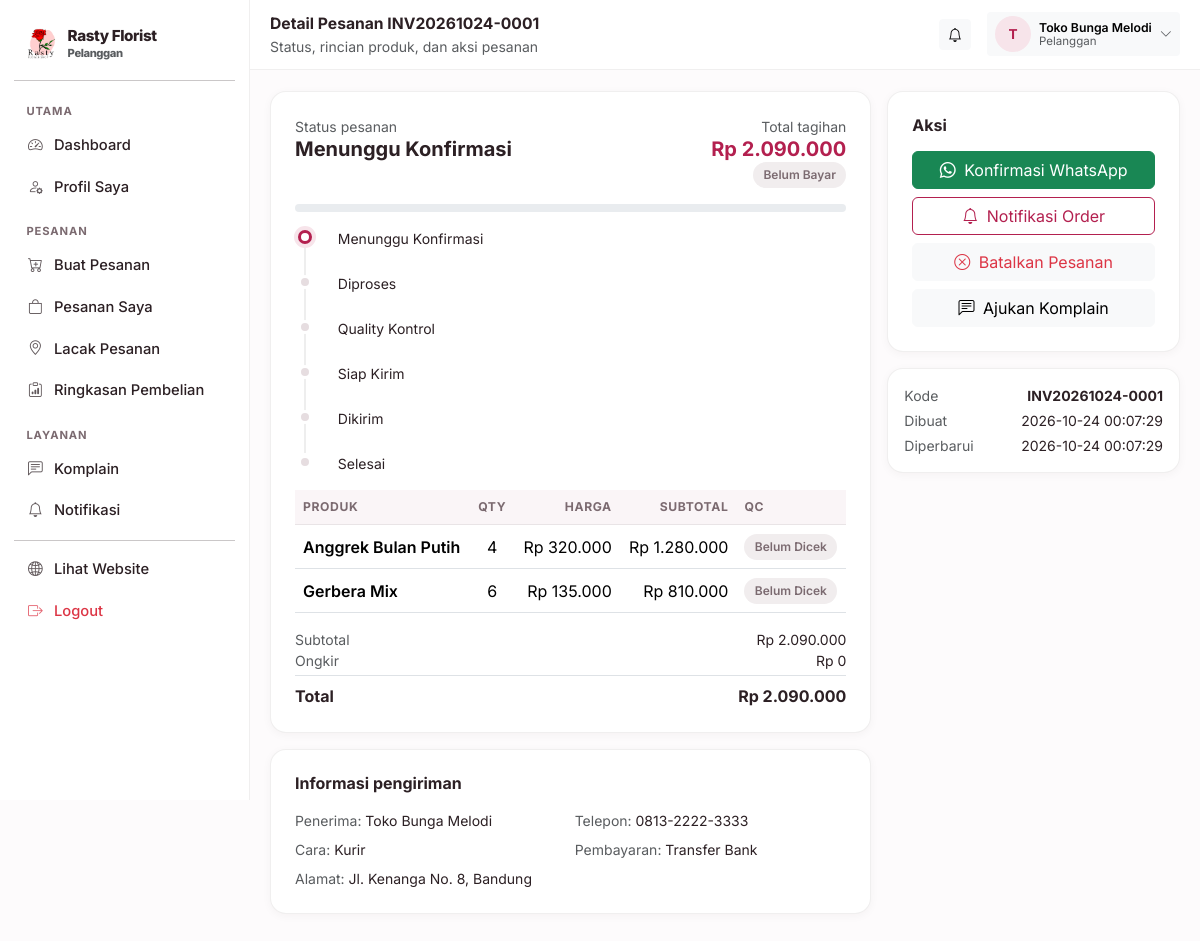
Page /pelanggan/pesanan/1 (signed in) on the committed database.
### tables this page shows
CREATE TABLE settings (
    key TEXT PRIMARY KEY,
    value TEXT
);

CREATE TABLE users (
    id INTEGER PRIMARY KEY AUTOINCREMENT,
    username TEXT UNIQUE NOT NULL,
    password_hash TEXT NOT NULL,
    nama TEXT NOT NULL,
    role TEXT NOT NULL,
    telepon TEXT DEFAULT '',
    email TEXT DEFAULT '',
    alamat TEXT DEFAULT '',
    aktif INTEGER NOT NULL DEFAULT 1,
    created_at TEXT NOT NULL
);

CREATE TABLE orders (
    id INTEGER PRIMARY KEY AUTOINCREMENT,
    kode TEXT UNIQUE NOT NULL,
    user_id INTEGER,
    nama_pelanggan TEXT NOT NULL,
    telepon TEXT DEFAULT '',
    alamat TEXT DEFAULT '',
    catatan TEXT DEFAULT '',
    subtotal INTEGER NOT NULL DEFAULT 0,
    ongkir INTEGER NOT NULL DEFAULT 0,
    total INTEGER NOT NULL DEFAULT 0,
    metode_bayar TEXT DEFAULT 'Transfer Bank',
    status TEXT NOT NULL DEFAULT 'Menunggu Konfirmasi',
    status_bayar TEXT NOT NULL DEFAULT 'Belum Bayar',
    pengiriman TEXT DEFAULT 'Dikirim',
    dibuat_oleh INTEGER,
    created_at TEXT NOT NULL,
    updated_at TEXT NOT NULL
, kode_lacak TEXT DEFAULT '');

CREATE TABLE order_items (
    id INTEGER PRIMARY KEY AUTOINCREMENT,
    order_id INTEGER NOT NULL,
    product_id INTEGER,
    nama_produk TEXT NOT NULL,
    harga INTEGER NOT NULL DEFAULT 0,
    qty INTEGER NOT NULL DEFAULT 1,
    subtotal INTEGER NOT NULL DEFAULT 0,
    qc_status TEXT NOT NULL DEFAULT 'Belum Dicek',
    qc_catatan TEXT DEFAULT '',
    FOREIGN KEY (order_id) REFERENCES orders(id) ON DELETE CASCADE
);

### blueprints/customer.py (the view)
@bp.route("/pesanan/<int:order_id>")
def order_detail(order_id):
    order = _my_order(order_id)
    items = database.query("SELECT * FROM order_items WHERE order_id = ?", (order_id,))
    invoice = database.query("SELECT * FROM invoices WHERE order_id = ?", (order_id,), one=True)
    return render_template("customer/order_detail.html", order=order, items=items, invoice=invoice)

### blueprints/customer.py (called while the page is built)
@bp.before_request
@helpers.role_required("pelanggan")
def guard():
    pass

def _my_order(order_id):
    order = database.query(
        "SELECT * FROM orders WHERE id = ? AND user_id = ?",
        (order_id, helpers.current_user()["id"]), one=True)
    if order is None:
        abort(404)
    return order

### db.py (called while the page is built)
def invoice_logo_px(settings=None):
    ukuran = (settings or all_settings()).get("invoice_logo_ukuran", "sedang")
    for kunci, _label, px in INVOICE_LOGO_UKURAN:
        if kunci == ukuran:
            return px
    return 64

def katalog_dari(settings):
    return {key: settings.get(key, "1") == "1" for key, _label, _ket in KATALOG_SEKSI}

def pengiriman_metode(settings=None):
    data = settings or all_settings()
    aktif = [label for key, label, _ket in PENGIRIMAN_METODE
             if data.get(key, "1") == "1"]
    return aktif or [PENGIRIMAN_METODE[1][1]]

def jam_harian(settings=None):
    data = settings or all_settings()
    hasil = {}
    for key, _label in HARI:
        buka, tutup = JAM_BAWAAN[key]
        hasil[key] = (data.get("jam_buka_" + key, buka), data.get("jam_tutup_" + key, tutup))
    return hasil

def jam_dari(settings):
    return {key: (settings.get("jam_buka_" + key, JAM_BAWAAN[key][0]),
                  settings.get("jam_tutup_" + key, JAM_BAWAAN[key][1]))
            for key, _label in HARI}

def _jam_teks(nilai):
    return nilai.replace(":", ".")

def jam_daftar(settings=None):
    data = settings or all_settings()
    jam = jam_dari(data)
    rows = []
    for key, label in HARI:
        buka, tutup = jam[key]
        rows.append({
            "key": key,
            "label": label,
            "buka": buka,
            "tutup": tutup,
            "tutup_hari": buka == tutup or not buka or not tutup,
            "teks": "%s – %s WIB" % (_jam_teks(buka), _jam_teks(tutup)),
        })
    return rows

def jam_ringkas(settings=None):
    rows = jam_daftar(settings)
    grup = []
    for row in rows:
        nilai = "Tutup" if row["tutup_hari"] else row["teks"]
        if grup and grup[-1][1] == nilai:
            grup[-1][2] = row["label"]
        else:
            grup.append([row["label"], nilai, row["label"]])
    hasil = []
    for awal, nilai, akhir in grup:
        label = awal if awal == akhir else "%s – %s" % (awal, akhir)
        hasil.append((label, nilai))
    return hasil

def menu_publik(settings=None):
    data = settings or all_settings()
    return {key: data.get(key, "1") == "1" for key, _label, _ket in MENU_PUBLIK}

### templates/customer/order_detail.html (shortened to what this page needs)
{% extends "panel_base.html" %}
{% block heading %}Detail Pesanan {{ order.kode }}{% endblock %}
{% block subheading %}Status, rincian produk, dan aksi pesanan{% endblock %}
{% block content %}
<div class="row g-3">
  <div class="col-lg-8">
    <div class="rf-card p-3 p-md-4 mb-3">
      <div class="d-flex flex-wrap justify-content-between gap-2 mb-3">
        <div>
          <div class="small text-muted">Status pesanan</div>
          <div class="h5 fw-bold mb-0">{{ order.status }}</div>
        </div>
        <div class="text-lg-end">
          <div class="small text-muted">Total tagihan</div>
          <div class="h5 fw-bold text-rf mb-0">{{ rupiah(order.total) }}</div>
          <span class="rf-chip {{ 'gray' if order.status_bayar != 'Lunas' }}">{{ order.status_bayar }}</span>
        </div>
      </div>
      <div class="progress mb-3" style="height:8px">
        {% set idx = ORDER_STATUS.index(order.status) if order.status in ORDER_STATUS else 0 %}
        {% set pct = (idx / 5 * 100) if order.status != 'Dibatalkan' else 100 %}
      </div>
      <ul class="rf-steps small">
        {% for s in ['Menunggu Konfirmasi','Diproses','Quality Kontrol','Siap Kirim','Dikirim','Selesai'] %}
        <li class="{{ 'done' if ORDER_STATUS.index(order.status) > loop.index0 else ('current' if order.status == s else '') if order.status in ORDER_STATUS else '' }}">
          {{ s }}
        </li>
        {% endfor %}
      </ul>
      <table class="table table-rf align-middle mt-3">
        <thead><tr><th>Produk</th><th class="text-center">Qty</th><th class="text-end">Harga</th><th class="text-end">Subtotal</th><th>QC</th></tr></thead>
        <tbody>
          {% for i in items %}
          <tr>
            <td class="fw-semibold">{{ i.nama_produk }}</td>
            <td class="text-center">{{ i.qty }}</td>
            <td class="text-end">{{ rupiah(i.harga) }}</td>
            <td class="text-end">{{ rupiah(i.subtotal) }}</td>
            <td><span class="rf-chip {{ 'gray' if i.qc_status == 'Belum Dicek' }}">{{ i.qc_status }}</span></td>
          </tr>
          {% endfor %}
        </tbody>
      </table>
      <div class="d-flex justify-content-between small"><span class="text-muted">Subtotal</span><span>{{ rupiah(order.subtotal) }}</span></div>
      <div class="d-flex justify-content-between small"><span class="text-muted">Ongkir</span><span>{{ rupiah(order.ongkir) }}</span></div>
      <div class="d-flex justify-content-between fw-bold border-top pt-2 mt-1"><span>Total</span><span>{{ rupiah(order.total) }}</span></div>
    </div>
    <div class="rf-card p-3 p-md-4">
      <h6 class="fw-bold mb-3">Informasi pengiriman</h6>
      <div class="row g-2 small">
        <div class="col-md-6"><span class="text-muted">Penerima:</span> {{ order.nama_pelanggan }}</div>
        <div class="col-md-6"><span class="text-muted">Telepon:</span> {{ order.telepon }}</div>
        <div class="col-md-6"><span class="text-muted">Cara:</span> {{ order.pengiriman }}</div>
        <div class="col-md-6"><span class="text-muted">Pembayaran:</span> {{ order.metode_bayar }}</div>
        <div class="col-12"><span class="text-muted">Alamat:</span> {{ order.alamat }}</div>
      </div>
    </div>
  </div>
  <div class="col-lg-4">
    <div class="rf-card p-3 p-md-4">
      <h6 class="fw-bold mb-3">Aksi</h6>
      <div class="d-grid gap-2">
        <a href="{{ wa_link(settings.whatsapp, 'Halo Rasty Florist, saya ingin konfirmasi pesanan ' ~ order.kode ~ ' sebesar ' ~ rupiah(order.total) ~ '. Terima kasih.') }}"
           target="_blank" rel="noopener" class="btn btn-success">
          <i class="bi bi-whatsapp me-1"></i> Konfirmasi WhatsApp
        </a>
        <button type="button" class="btn btn-outline-rf" data-bs-toggle="modal" data-bs-target="#notifModal">
          <i class="bi bi-bell me-1"></i> Notifikasi Order
        </button>
        {% if order.status in ('Menunggu Konfirmasi','Diproses') %}
        <form method="post" action="{{ url_for('customer.cancel_order', order_id=order.id) }}"
              onsubmit="return confirm('Batalkan pesanan {{ order.kode }}?')">
          <button class="btn btn-light text-danger w-100"><i class="bi bi-x-circle me-1"></i> Batalkan Pesanan</button>
        </form>
        {% endif %}
        <a href="{{ url_for('customer.complaints') }}" class="btn btn-light">
          <i class="bi bi-chat-left-text me-1"></i> Ajukan Komplain
        </a>
      </div>
    </div>
    <div class="rf-card p-3 mt-3 small">
      <div class="d-flex justify-content-between mb-1"><span class="text-muted">Kode</span><strong>{{ order.kode }}</strong></div>
      <div class="d-flex justify-content-between mb-1"><span class="text-muted">Dibuat</span><span>{{ order.created_at }}</span></div>
      <div class="d-flex justify-content-between"><span class="text-muted">Diperbarui</span><span>{{ order.updated_at }}</span></div>
    </div>
  </div>
</div>
{% endblock %}

### templates/panel_base.html (shortened to what this page needs)
<!doctype html>
<html lang="id">
<head>
  <link href="https://cdn.jsdelivr.net/npm/bootstrap@5.3.3/dist/css/bootstrap.min.css" rel="stylesheet">
  <link href="https://cdn.jsdelivr.net/npm/bootstrap-icons@1.11.3/font/bootstrap-icons.min.css" rel="stylesheet">
</head>
<body>
<div class="rf-shell">
  <aside class="rf-sidebar" id="rfSidebar">
    <a href="{{ panel_url }}" class="d-flex align-items-center gap-2 rf-brand px-2 py-2 mb-2">
      {% if settings.logo %}
        <img src="{{ url_for('static', filename='uploads/' + settings.logo) }}" alt="Logo">
      {% else %}
        <span class="rf-brand-mark">R</span>
      {% endif %}
      <div>
        <div style="font-size:.95rem;line-height:1.1">{{ settings.nama_toko }}</div>
        <div class="small text-muted" style="font-size:.7rem">{{ ROLE_LABEL.get(current_user.role, '') }}</div>
      </div>
    </a>
    <hr class="my-2">
    <ul class="nav flex-column">
      {% for grup, item_menu in menu %}
        {% set visible = item_menu | selectattr('2', 'in', features_aktif) | list %}
        {% if visible %}
          <li class="rf-sidebar-head">{{ grup }}</li>
          {% for label, endpoint, fitur, ikon in visible %}
          <li class="nav-item">
            <a class="nav-link {% if request.endpoint == endpoint %}active{% endif %}" href="{{ url_for(endpoint) }}">
              <span class="rf-ico"><i class="bi bi-{{ ikon }}"></i></span>
              <span>{{ label }}</span>
            </a>
          </li>
          {% endfor %}
        {% endif %}
      {% endfor %}
    </ul>
    <hr class="my-2">
    <ul class="nav flex-column">
      <li class="nav-item">
        <a class="nav-link" href="{{ url_for('public.index') }}" target="_blank">
          <span class="rf-ico"><i class="bi bi-globe2"></i></span><span>Lihat Website</span>
        </a>
      </li>
      <li class="nav-item">
        <a class="nav-link text-danger" href="{{ url_for('auth.logout') }}">
          <span class="rf-ico"><i class="bi bi-box-arrow-right"></i></span><span>Logout</span>
        </a>
      </li>
    </ul>
  </aside>
  <div class="rf-main">
    <div class="rf-topbar">
      <div class="flex-grow-1">
        <div class="fw-bold" style="font-size:.98rem">{% block heading %}Panel{% endblock %}</div>
        <div class="small text-muted">{% block subheading %}{% endblock %}</div>
      </div>
      <a href="{{ notif_url or url_for('public.index') }}" class="btn btn-sm btn-light position-relative">
        <i class="bi bi-bell"></i>
      </a>
      <div class="dropdown">
        <button class="btn btn-sm btn-light d-flex align-items-center gap-2 border-0" type="button"
                data-bs-toggle="dropdown" data-bs-display="static" aria-expanded="false">
          <span class="rf-avatar">{{ current_user.nama[:1]|upper }}</span>
          <span class="d-none d-md-block small text-start" style="line-height:1.1">
            <span class="fw-semibold d-block">{{ current_user.nama }}</span>
            <span class="text-muted d-block" style="font-size:.72rem">{{ ROLE_LABEL.get(current_user.role, '') }}</span>
          </span>
          <i class="bi bi-chevron-down small text-muted"></i>
        </button>
      </div>
    </div>
    <div class="rf-content">
      {% block content %}{% endblock %}
    </div>
  </div>
</div>
</body>
</html>

### rows in the picture
settings: value (picture)
settings: nama_toko "Rasty Florist"
users: get "Pelanggan", nama "T", nama "Toko Bunga Melodi"
orders: kode "INV20261024-0001", status "Menunggu Konfirmasi", total "Rp 2.090.000", status_bayar "Belum Bayar", subtotal "Rp 2.090.000", ongkir "Rp 0", nama_pelanggan "Toko Bunga Melodi", telepon "0813-2222-3333", pengiriman "Kurir", metode_bayar "Transfer Bank", alamat "Jl. Kenanga No. 8, Bandung", created_at "2026-10-24 00:07:29", updated_at "2026-10-24 00:07:29"
order_items: nama_produk "Anggrek Bulan Putih", qty "4", harga "Rp 320.000", subtotal "Rp 1.280.000", qc_status "Belum Dicek"
order_items: nama_produk "Gerbera Mix", qty "6", harga "Rp 135.000", subtotal "Rp 810.000", qc_status "Belum Dicek"

### other values in the picture
{{ grup }} "UTAMA" "PESANAN" "LAYANAN"
{{ label }} "Dashboard" "Profil Saya" "Buat Pesanan" "Pesanan Saya" "Lacak Pesanan" "Ringkasan Pembelian" "Komplain" "Notifikasi"
{{ s }} "Menunggu Konfirmasi" "Diproses" "Quality Kontrol" "Siap Kirim" "Dikirim" "Selesai"
